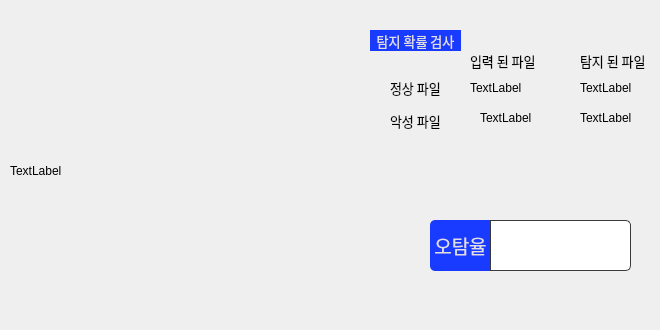
   <widget class="QWidget" name="tab">
    <attribute name="title">
     <string>통계확인</string>
    </attribute>
    <widget class="QLabel" name="label_13">
     <property name="geometry">
      <rect>
       <x>370</x>
       <y>30</y>
       <width>91</width>
       <height>21</height>
      </rect>
     </property>
     <property name="font">
      <font>
       <family>나눔고딕</family>
       <pointsize>10</pointsize>
      </font>
     </property>
     <property name="styleSheet">
      <string notr="true">background-color: rgb(25, 59, 255);
color: rgb(223, 223, 223);</string>
     </property>
     <property name="text">
      <string>탐지 확률 검사</string>
     </property>
     <property name="alignment">
      <set>Qt::AlignCenter</set>
     </property>
    </widget>
    <widget class="QLabel" name="label_14">
     <property name="geometry">
      <rect>
       <x>390</x>
       <y>110</y>
       <width>61</width>
       <height>21</height>
      </rect>
     </property>
     <property name="font">
      <font>
       <family>나눔고딕</family>
       <pointsize>10</pointsize>
      </font>
     </property>
     <property name="text">
      <string>악성 파일</string>
     </property>
    </widget>
    <widget class="QLabel" name="label_15">
     <property name="geometry">
      <rect>
       <x>390</x>
       <y>80</y>
       <width>61</width>
       <height>16</height>
      </rect>
     </property>
     <property name="font">
      <font>
       <family>나눔고딕</family>
       <pointsize>10</pointsize>
      </font>
     </property>
     <property name="text">
      <string>정상 파일</string>
     </property>
    </widget>
    <widget class="QLabel" name="label_16">
     <property name="geometry">
      <rect>
       <x>470</x>
       <y>50</y>
       <width>71</width>
       <height>21</height>
      </rect>
     </property>
     <property name="font">
      <font>
       <family>나눔고딕</family>
       <pointsize>10</pointsize>
      </font>
     </property>
     <property name="text">
      <string>입력 된 파일</string>
     </property>
    </widget>
    <widget class="QLabel" name="label_17">
     <property name="geometry">
      <rect>
       <x>580</x>
       <y>50</y>
       <width>71</width>
       <height>21</height>
      </rect>
     </property>
     <property name="font">
      <font>
       <family>나눔고딕</family>
       <pointsize>10</pointsize>
      </font>
     </property>
     <property name="text">
      <string>탐지 된 파일</string>
     </property>
    </widget>
    <widget class="QLabel" name="label_18">
     <property name="geometry">
      <rect>
       <x>430</x>
       <y>220</y>
       <width>61</width>
       <height>51</height>
      </rect>
     </property>
     <property name="font">
      <font>
       <family>나눔고딕</family>
       <pointsize>14</pointsize>
      </font>
     </property>
     <property name="styleSheet">
      <string notr="true">background-color: rgb(25, 59, 255);
color: rgb(223, 223, 223);
border-top-left-radius:5px;
border-bottom-left-radius: 5px;</string>
     </property>
     <property name="text">
      <string>오탐율</string>
     </property>
     <property name="alignment">
      <set>Qt::AlignCenter</set>
     </property>
    </widget>
    <widget class="QLineEdit" name="detectionResultLabel">
     <property name="geometry">
      <rect>
       <x>490</x>
       <y>220</y>
       <width>141</width>
       <height>51</height>
      </rect>
     </property>
     <property name="styleSheet">
      <string notr="true">border: 1px solid rgb(58, 58, 58);
border-top-right-radius:5px;
border-bottom-right-radius: 5px;</string>
     </property>
    </widget>
    <widget class="QLabel" name="inputNormal">
     <property name="geometry">
      <rect>
       <x>470</x>
       <y>80</y>
       <width>64</width>
       <height>15</height>
      </rect>
     </property>
     <property name="text">
      <string>TextLabel</string>
     </property>
    </widget>
    <widget class="QLabel" name="detectedNormal">
     <property name="geometry">
      <rect>
       <x>580</x>
       <y>80</y>
       <width>64</width>
       <height>15</height>
      </rect>
     </property>
     <property name="text">
      <string>TextLabel</string>
     </property>
    </widget>
    <widget class="QLabel" name="inputMalware">
     <property name="geometry">
      <rect>
       <x>480</x>
       <y>110</y>
       <width>64</width>
       <height>15</height>
      </rect>
     </property>
     <property name="text">
      <string>TextLabel</string>
     </property>
    </widget>
    <widget class="QLabel" name="detectedMalware">
     <property name="geometry">
      <rect>
       <x>580</x>
       <y>110</y>
       <width>64</width>
       <height>15</height>
      </rect>
     </property>
     <property name="text">
      <string>TextLabel</string>
     </property>
    </widget>
    <widget class="QLabel" name="resultGraph">
     <property name="geometry">
      <rect>
       <x>10</x>
       <y>20</y>
       <width>341</width>
       <height>301</height>
      </rect>
     </property>
     <property name="text">
      <string>TextLabel</string>
     </property>
    </widget>
   </widget>
